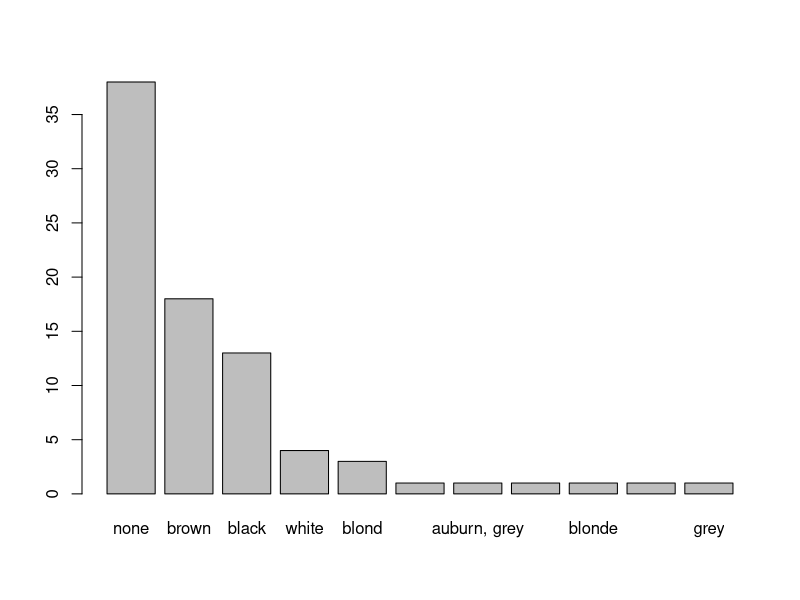
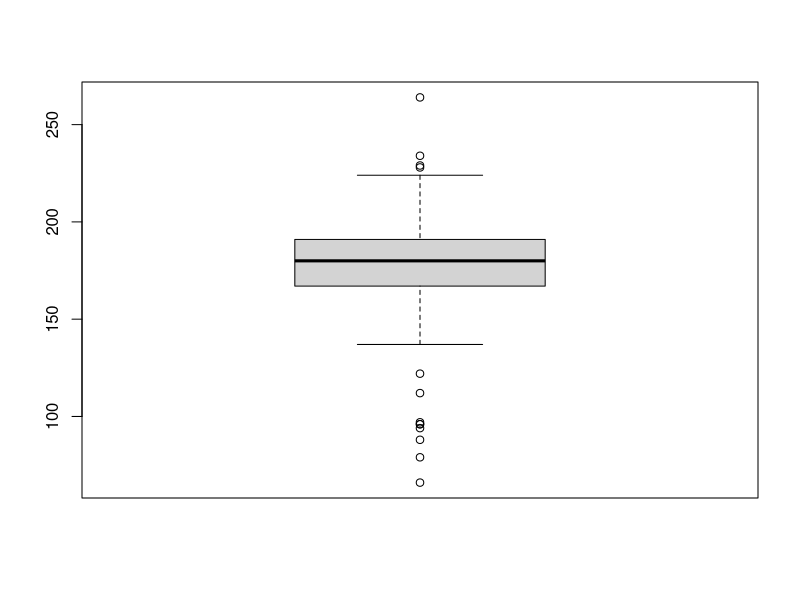
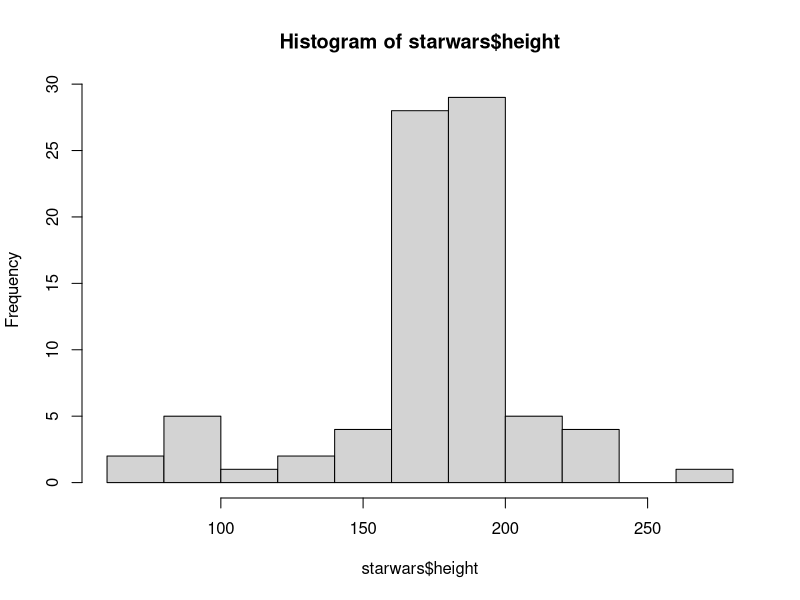

R code for these plots, in order:
library(tidyverse)
View(starwars)

dim(starwars)
str(starwars)  #Structure
glimpse(starwars)  #Neater version of str
unique(starwars$gender) #Unique Values of a varaiblee


tail(starwars)
attach(starwars)
names(starwars)  #Variables names, columns
unique(starwars$hair_color)

#1. Dealing with char or factor variables
View(sort(table(starwars$hair_color), decreasing = TRUE))
barplot(sort(table(starwars$hair_color), decreasing = TRUE))

#We can do the view function in better way
starwars %>%
    select(hair_color) %>%
    count(hair_color) %>%
    arrange(desc(n)) %>%
    View()
#Data with missing value in hair_style
View(starwars[is.na(starwars$hair_color), ])


#2. Dealing with num varaibles
class(starwars$height)
length(starwars$height)
summary(starwars$height)
boxplot(starwars$height)
hist(starwars$height)

#Another Lesson begins here

# Converting Gender as factor and applying level
starwars$gender <- factor((starwars$gender), levels = c("masculine", "feminine"))
levels(starwars$gender)


#Selecting variables
# Cleaning Data
names(starwars)

starwars %>% #Shortcut for the operator is Ctrl+Shift+M
    select(name, height, ends_with("color"))

unique(starwars$hair_color)

starwars %>% #Shortcut for the operator is Ctrl+Shift+M
    select(name, height, ends_with("color")) %>% 
    filter(hair_color %in% c("blond", "brown") &
               height < 180)
#Dealing with missing data, you need to understand your data and understand what to exclude
mean(starwars$height, na.rm = TRUE)

starwars %>% #Shortcut for the operator is Ctrl+Shift+M
    select(name, gender, hair_color, height) %>% 
    # na.omit()  #Not recommended
    filter(!complete.cases(.)) #To remove observations with any missing values and we add ! to do the opposite

#Now we want to delete observations where height is missing
starwars %>% 
    select(name, gender, hair_color, height) %>% 
    filter(!complete.cases(.)) %>% 
    drop_na(height)

#And view the rest of the data
starwars %>% 
    select(name, gender, hair_color, height) %>% 
    drop_na(height) %>% 
    View()

#Dealing with hair_color missing values
starwars %>% 
    select(name, gender, hair_color, height) %>% 
    filter(!complete.cases(.)) %>% 
    mutate(hair_color = replace_na(hair_color, "none"))  #To create a new var or change an existing one


#Recoding gender variable
starwars %>% 
    select(name, gender) %>% 
    mutate(gender = recode(gender,
                           "masculine" =1, "feminine" =2))
